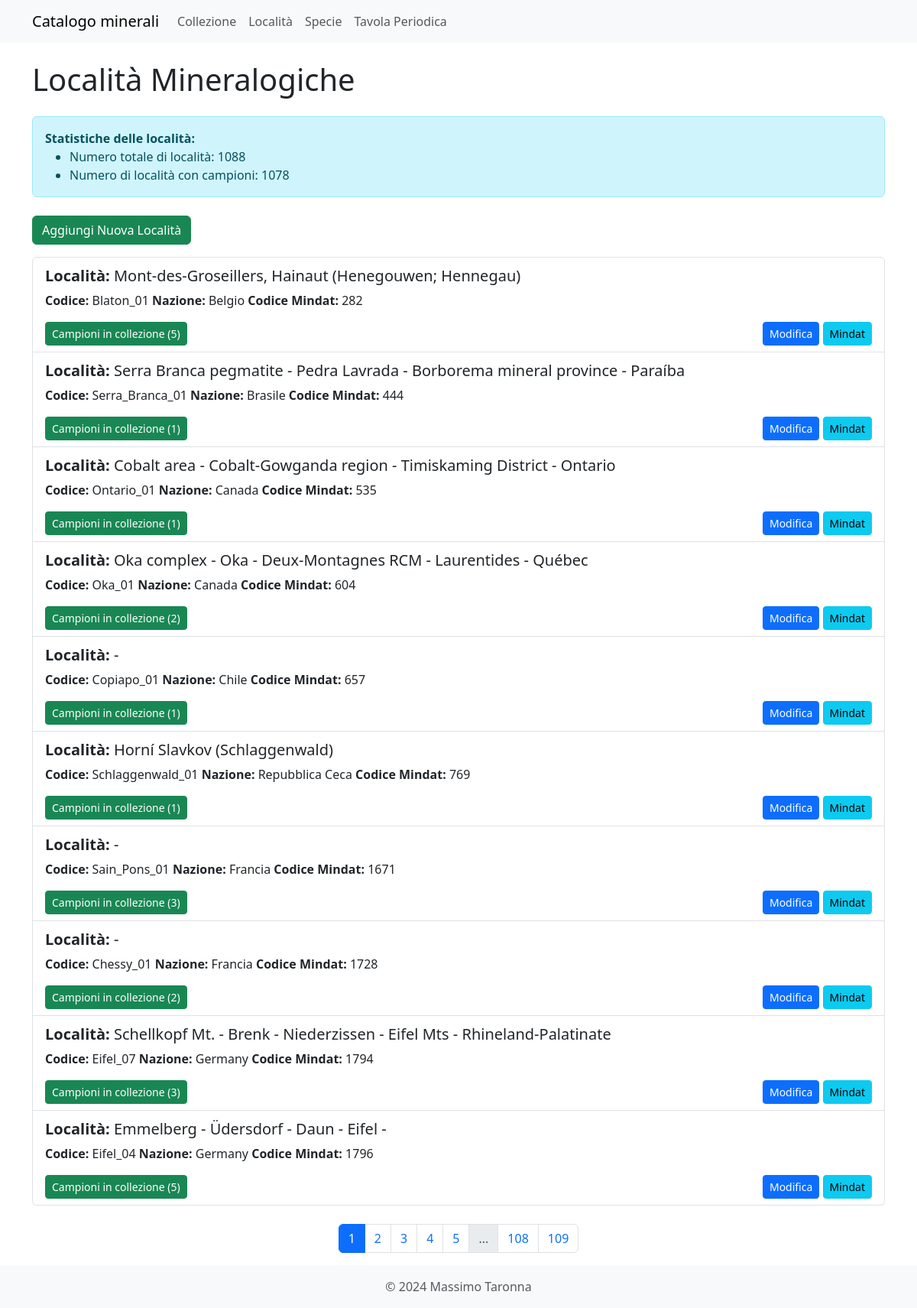
Before: /localita with the older database file.
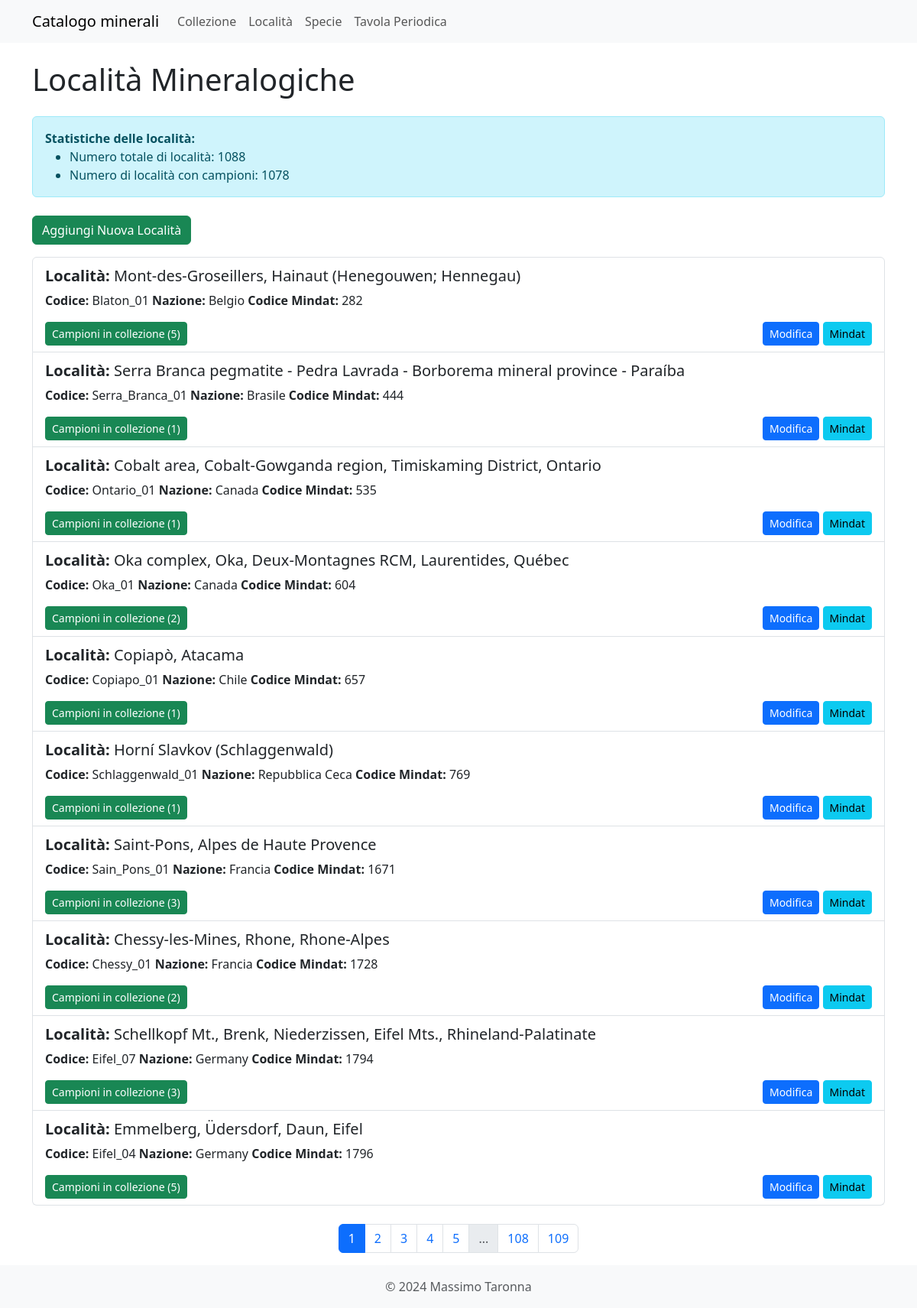
After: the same page with the newer database file.
### models.py (models this page shows)
class Localita(db.Model, SerializerMixin):
    id = db.Column(db.Integer, primary_key=True)
    cod_loc = db.Column(db.String(100), unique=True, nullable=False)
    cava_min = db.Column(db.String(255))
    loc_monte = db.Column(db.String(255))
    valle = db.Column(db.String(50))
    comune = db.Column(db.String(50))
    distr_pref = db.Column(db.String(50))
    provincia = db.Column(db.String(50))
    regione = db.Column(db.String(50))
    dipartimento = db.Column(db.String(50))
    stato = db.Column(db.String(50))
    nazione = db.Column(db.String(100))
    note = db.Column(db.Text)
    cod_mindat = db.Column(db.Integer)
    collezione = db.relationship('Collezione', backref='localita', lazy='dynamic')
    serialize_rules = ('-collezione',)

### app.py (the view)
@app.route('/localita')
def localita():
    page = request.args.get('page', 1, type=int)
    per_page = 10  # Numero di località per pagina
    pagination = Localita.query.order_by(Localita.cava_min).paginate(page=page, per_page=per_page, error_out=False)
    items = pagination.items
    total_localita = Localita.query.count()
    localita_con_campioni = db.session.query(Localita.id).join(Collezione).group_by(Localita.id).count()
    return render_template('localita.html',
                           items=items,
                           pagination=pagination,
                           total_localita=total_localita,
                           localita_con_campioni=localita_con_campioni)

### app.py (called while the page is built)
@app.context_processor
def inject_specie_valide():
    specie_valide_count = db.session.query(func.count(func.distinct(Collezione.specie_id))).filter(Collezione.specie_id.isnot(None)).scalar()
    return {'specie_valide': specie_valide_count}

### templates/localita.html (shortened to what this page needs)
{% extends "base.html" %}
{% block content %}
<h1 class="mb-4">Località Mineralogiche</h1>
<div class="alert alert-info mb-4">
    <strong>Statistiche delle località:</strong>
    <ul class="mb-0">
        <li>Numero totale di località: {{ total_localita }}</li>
        <li>Numero di località con campioni: {{ localita_con_campioni }}</li>
    </ul>
</div>
<a href="{{ url_for('new_localita') }}" class="btn btn-success mb-3">Aggiungi Nuova Località</a>
<div class="list-group">
    {% for localita in items %}
    <div class="list-group-item">
        <p class="mb-1">
            <h5><strong>Località:</strong> {{ localita.loc_monte }}<br></h5>
            <strong>Codice:</strong> {{ localita.cod_loc }}
            <strong>Nazione:</strong> {{ localita.nazione }}
            <strong>Codice Mindat:</strong> {{ localita.cod_mindat }}
        </p>
        <div class="d-flex justify-content-between align-items-center mt-3">
            <button class="btn btn-success btn-sm" type="button" data-bs-toggle="collapse" data-bs-target="#campioni{{ localita.id }}">
                Campioni in collezione ({{ localita.collezione.count() }})
            </button>
            <div>
                <a href="{{ url_for('edit_localita', id=localita.id) }}" class="btn btn-primary btn-sm">Modifica</a>
                {% if localita.cod_mindat %}
                <a href="https://www.mindat.org/loc-{{ localita.cod_mindat }}.html" class="btn btn-info btn-sm" target="_blank">Mindat</a>
                {% endif %}
            </div>
        </div>
    </div>
    {% endfor %}
</div>
{% if pagination %}
<nav aria-label="Page navigation" class="mt-4">
    <ul class="pagination justify-content-center">
        {% for page in pagination.iter_pages() %}
            {% if page %}
                <li class="page-item {{ 'active' if page == pagination.page else '' }}">
                    <a class="page-link" href="{{ url_for('localita', page=page) }}">{{ page }}</a>
                </li>
            {% else %}
                <li class="page-item disabled">
                    <span class="page-link">...</span>
                </li>
            {% endif %}
        {% endfor %}
    </ul>
</nav>
{% endif %}
{% endblock %}

### templates/base.html (shortened to what this page needs)
<!DOCTYPE html>
<html lang="en">
<head>
    {% include 'includes/head.html' %}
</head>
<body>
    {% include 'includes/navbar.html' %}
<div class="container mt-4">
    {% block content %}{% endblock %}
</div>
{% include 'includes/footer.html' %}
<link href="https://cdn.jsdelivr.net/npm/select2@4.1.0-rc.0/dist/css/select2.min.css" rel="stylesheet" />
</body>
</html>

### templates/includes/head.html (shortened to what this page needs)
<link href="https://cdn.jsdelivr.net/npm/bootstrap@5.3.3/dist/css/bootstrap.min.css" rel="stylesheet">
<link href="{{ url_for('static', filename='styles/style.css') }}" rel="stylesheet">
<link href="https://cdn.jsdelivr.net/npm/autocomplete-js@2.7.1/dist/autocomplete.min.css" rel="stylesheet">

### templates/includes/navbar.html (shortened to what this page needs)
<nav class="navbar navbar-expand-lg navbar-light bg-light">
    <div class="container">
        <a class="navbar-brand" href="{{ url_for('index') }}">Catalogo minerali</a>
        <div class="collapse navbar-collapse" id="navbarNav">
            <ul class="navbar-nav">
                <li class="nav-item">
                    <a class="nav-link" href="{{ url_for('collezione') }}">Collezione</a>
                </li>
                <li class="nav-item">
                    <a class="nav-link" href="{{ url_for('localita') }}">Località</a>
                </li>
                <li class="nav-item">
                    <a class="nav-link" href="{{ url_for('specie') }}">Specie</a>
                </li>
                <li class="nav-item">
                    <a class="nav-link" href="{{ url_for('tavola_periodica') }}">Tavola Periodica</a>
                </li>
            </ul>
        </div>
    </div>
</nav>

### templates/includes/footer.html
<footer class="footer mt-auto py-3 bg-light">
    <div class="container text-center">
        <span class="text-muted">© 2024 Massimo Taronna</span>
    </div>
</footer>

Changed rows visible on the page:
changed Localita "Ontario_01": loc_monte "Cobalt area - Cobalt-Gowganda region - Timiskaming District - Ontario" → "Cobalt area, Cobalt-Gowganda region, Timiskaming District, Ontario"
changed Localita "Oka_01": loc_monte "Oka complex - Oka - Deux-Montagnes RCM - Laurentides - Québec" → "Oka complex, Oka, Deux-Montagnes RCM, Laurentides, Québec"
changed Localita "Copiapo_01": loc_monte "-" → "Copiapò, Atacama"
changed Localita "Sain_Pons_01": loc_monte "-" → "Saint-Pons, Alpes de Haute Provence"
changed Localita "Chessy_01": loc_monte "-" → "Chessy-les-Mines, Rhone, Rhone-Alpes"
changed Localita "Eifel_07": loc_monte "Schellkopf Mt. - Brenk - Niederzissen - Eifel Mts - Rhineland-Palatinate" → "Schellkopf Mt., Brenk, Niederzissen, Eifel Mts., Rhineland-Palatinate"
changed Localita "Eifel_04": loc_monte "Emmelberg - Üdersdorf - Daun - Eifel -" → "Emmelberg, Üdersdorf, Daun, Eifel"
